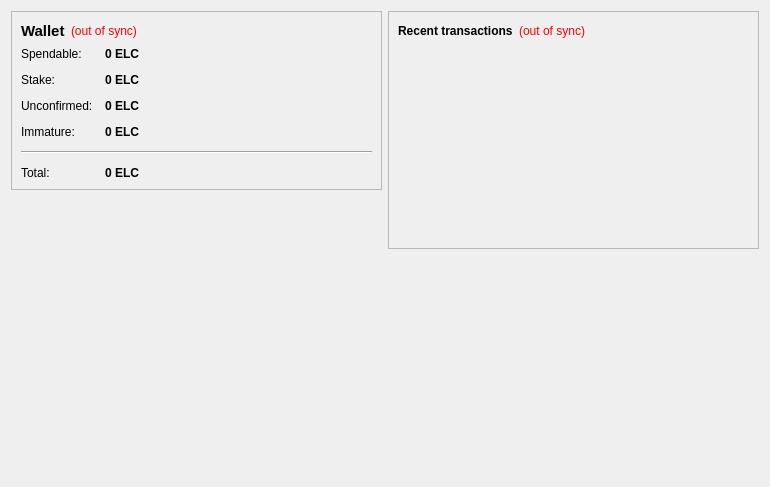
<?xml version="1.0" encoding="UTF-8"?>
<ui version="4.0">
 <class>OverviewPage</class>
 <widget class="QWidget" name="OverviewPage">
  <property name="geometry">
   <rect>
    <x>0</x>
    <y>0</y>
    <width>770</width>
    <height>487</height>
   </rect>
  </property>
  <property name="windowTitle">
   <string>Form</string>
  </property>
  <layout class="QHBoxLayout" name="horizontalLayout" stretch="1,1">
   <item>
    <layout class="QVBoxLayout" name="verticalLayout_2">
     <item>
      <widget class="QFrame" name="frame">
       <property name="frameShape">
        <enum>QFrame::StyledPanel</enum>
       </property>
       <property name="frameShadow">
        <enum>QFrame::Raised</enum>
       </property>
       <layout class="QVBoxLayout" name="verticalLayout_4">
        <item>
         <layout class="QHBoxLayout" name="horizontalLayout_4">
          <item>
           <widget class="QLabel" name="label_5">
            <property name="font">
             <font>
              <pointsize>11</pointsize>
              <weight>75</weight>
              <bold>true</bold>
             </font>
            </property>
            <property name="text">
             <string>Wallet</string>
            </property>
           </widget>
          </item>
          <item>
           <widget class="QLabel" name="labelWalletStatus">
            <property name="toolTip">
             <string>The displayed information may be out of date. Your wallet automatically synchronizes with the EliteCoin network after a connection is established, but this process has not completed yet.</string>
            </property>
            <property name="styleSheet">
             <string notr="true">QLabel { color: red; }</string>
            </property>
            <property name="text">
             <string notr="true">(out of sync)</string>
            </property>
            <property name="alignment">
             <set>Qt::AlignLeading|Qt::AlignLeft|Qt::AlignVCenter</set>
            </property>
           </widget>
          </item>
          <item>
           <spacer name="horizontalSpacer_2">
            <property name="orientation">
             <enum>Qt::Horizontal</enum>
            </property>
            <property name="sizeHint" stdset="0">
             <size>
              <width>40</width>
              <height>20</height>
             </size>
            </property>
           </spacer>
          </item>
         </layout>
        </item>
        <item>
         <layout class="QFormLayout" name="formLayout_2">
          <property name="fieldGrowthPolicy">
           <enum>QFormLayout::AllNonFixedFieldsGrow</enum>
          </property>
          <property name="horizontalSpacing">
           <number>12</number>
          </property>
          <property name="verticalSpacing">
           <number>12</number>
          </property>
          <item row="0" column="0">
           <widget class="QLabel" name="label">
            <property name="text">
             <string>Spendable:</string>
            </property>
           </widget>
          </item>
          <item row="0" column="1">
           <widget class="QLabel" name="labelBalance">
            <property name="font">
             <font>
              <weight>75</weight>
              <bold>true</bold>
             </font>
            </property>
            <property name="cursor">
             <cursorShape>IBeamCursor</cursorShape>
            </property>
            <property name="toolTip">
             <string>Your current spendable balance</string>
            </property>
            <property name="text">
             <string notr="true">0 ELC</string>
            </property>
            <property name="textInteractionFlags">
             <set>Qt::LinksAccessibleByMouse|Qt::TextSelectableByKeyboard|Qt::TextSelectableByMouse</set>
            </property>
           </widget>
          </item>
          <item row="1" column="0">
           <widget class="QLabel" name="label_6">
            <property name="text">
             <string>Stake:</string>
            </property>
           </widget>
          </item>
          <item row="1" column="1">
           <widget class="QLabel" name="labelStake">
            <property name="font">
             <font>
              <weight>75</weight>
              <bold>true</bold>
             </font>
            </property>
            <property name="cursor">
             <cursorShape>IBeamCursor</cursorShape>
            </property>
            <property name="toolTip">
             <string>Total of coins that was staked, and do not yet count toward the current balance</string>
            </property>
            <property name="text">
             <string notr="true">0 ELC</string>
            </property>
            <property name="textInteractionFlags">
             <set>Qt::LinksAccessibleByMouse|Qt::TextSelectableByKeyboard|Qt::TextSelectableByMouse</set>
            </property>
           </widget>
          </item>
          <item row="2" column="0">
           <widget class="QLabel" name="label_3">
            <property name="text">
             <string>Unconfirmed:</string>
            </property>
           </widget>
          </item>
          <item row="2" column="1">
           <widget class="QLabel" name="labelUnconfirmed">
            <property name="font">
             <font>
              <weight>75</weight>
              <bold>true</bold>
             </font>
            </property>
            <property name="cursor">
             <cursorShape>IBeamCursor</cursorShape>
            </property>
            <property name="toolTip">
             <string>Total of transactions that have yet to be confirmed, and do not yet count toward the current balance</string>
            </property>
            <property name="text">
             <string notr="true">0 ELC</string>
            </property>
            <property name="textInteractionFlags">
             <set>Qt::LinksAccessibleByMouse|Qt::TextSelectableByKeyboard|Qt::TextSelectableByMouse</set>
            </property>
           </widget>
          </item>
          <item row="3" column="0">
           <widget class="QLabel" name="labelImmatureText">
            <property name="text">
             <string>Immature:</string>
            </property>
           </widget>
          </item>
          <item row="3" column="1">
           <widget class="QLabel" name="labelImmature">
            <property name="font">
             <font>
              <weight>75</weight>
              <bold>true</bold>
             </font>
            </property>
            <property name="toolTip">
             <string>Mined balance that has not yet matured</string>
            </property>
            <property name="text">
             <string notr="true">0 ELC</string>
            </property>
            <property name="textInteractionFlags">
             <set>Qt::LinksAccessibleByMouse|Qt::TextSelectableByKeyboard|Qt::TextSelectableByMouse</set>
            </property>
           </widget>
          </item>
          <item row="4" column="0" colspan="2">
           <widget class="Line" name="line">
            <property name="orientation">
             <enum>Qt::Horizontal</enum>
            </property>
           </widget>
          </item>
          <item row="5" column="0">
           <widget class="QLabel" name="labelTotalText">
            <property name="text">
             <string>Total:</string>
            </property>
           </widget>
          </item>
          <item row="5" column="1">
           <widget class="QLabel" name="labelTotal">
            <property name="font">
             <font>
              <weight>75</weight>
              <bold>true</bold>
             </font>
            </property>
            <property name="cursor">
             <cursorShape>IBeamCursor</cursorShape>
            </property>
            <property name="toolTip">
             <string>Your current total balance</string>
            </property>
            <property name="text">
             <string notr="true">0 ELC</string>
            </property>
            <property name="textInteractionFlags">
             <set>Qt::LinksAccessibleByMouse|Qt::TextSelectableByKeyboard|Qt::TextSelectableByMouse</set>
            </property>
           </widget>
          </item>
         </layout>
        </item>
       </layout>
      </widget>
     </item>
     <item>
      <spacer name="verticalSpacer">
       <property name="orientation">
        <enum>Qt::Vertical</enum>
       </property>
       <property name="sizeHint" stdset="0">
        <size>
         <width>20</width>
         <height>40</height>
        </size>
       </property>
      </spacer>
     </item>
     <item>
      <widget class="QLabel" name="label_2">
       <property name="autoFillBackground">
        <bool>true</bool>
       </property>
       <property name="text">
        <string/>
       </property>
       <property name="pixmap">
        <pixmap resource="../bitcoin.qrc">:/icons/drmbg</pixmap>
       </property>
       <property name="scaledContents">
        <bool>false</bool>
       </property>
       <property name="margin">
        <number>0</number>
       </property>
      </widget>
     </item>
    </layout>
   </item>
   <item>
    <layout class="QVBoxLayout" name="verticalLayout_3">
     <item>
      <widget class="QFrame" name="frame_2">
       <property name="frameShape">
        <enum>QFrame::StyledPanel</enum>
       </property>
       <property name="frameShadow">
        <enum>QFrame::Raised</enum>
       </property>
       <layout class="QVBoxLayout" name="verticalLayout">
        <item>
         <layout class="QHBoxLayout" name="horizontalLayout_2">
          <item>
           <widget class="QLabel" name="label_4">
            <property name="text">
             <string>&lt;b&gt;Recent transactions&lt;/b&gt;</string>
            </property>
           </widget>
          </item>
          <item>
           <widget class="QLabel" name="labelTransactionsStatus">
            <property name="toolTip">
             <string>The displayed information may be out of date. Your wallet automatically synchronizes with the EliteCoin network after a connection is established, but this process has not completed yet.</string>
            </property>
            <property name="styleSheet">
             <string notr="true">QLabel { color: red; }</string>
            </property>
            <property name="text">
             <string notr="true">(out of sync)</string>
            </property>
            <property name="alignment">
             <set>Qt::AlignRight|Qt::AlignTrailing|Qt::AlignVCenter</set>
            </property>
           </widget>
          </item>
          <item>
           <spacer name="horizontalSpacer">
            <property name="orientation">
             <enum>Qt::Horizontal</enum>
            </property>
            <property name="sizeHint" stdset="0">
             <size>
              <width>40</width>
              <height>20</height>
             </size>
            </property>
           </spacer>
          </item>
         </layout>
        </item>
        <item>
         <widget class="QListView" name="listTransactions">
          <property name="styleSheet">
           <string notr="true">QListView { background: transparent; }</string>
          </property>
          <property name="frameShape">
           <enum>QFrame::NoFrame</enum>
          </property>
          <property name="verticalScrollBarPolicy">
           <enum>Qt::ScrollBarAlwaysOff</enum>
          </property>
          <property name="horizontalScrollBarPolicy">
           <enum>Qt::ScrollBarAlwaysOff</enum>
          </property>
          <property name="selectionMode">
           <enum>QAbstractItemView::NoSelection</enum>
          </property>
         </widget>
        </item>
       </layout>
      </widget>
     </item>
     <item>
      <spacer name="verticalSpacer_2">
       <property name="orientation">
        <enum>Qt::Vertical</enum>
       </property>
       <property name="sizeHint" stdset="0">
        <size>
         <width>20</width>
         <height>40</height>
        </size>
       </property>
      </spacer>
     </item>
    </layout>
   </item>
  </layout>
 </widget>
 <resources/>
 <connections/>
</ui>
